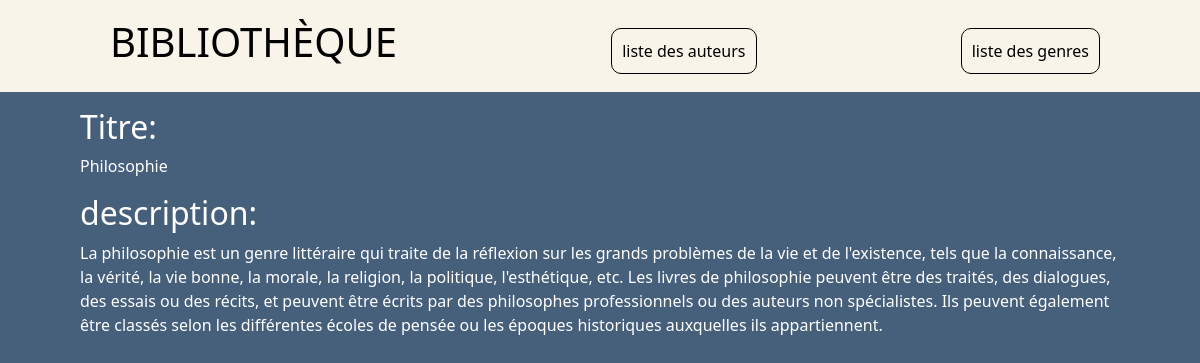
The page /bibliotheque/genres/Philosophie/ on the database its author committed.
### bibliotheque/models.py (models this page shows, shortened)
class Genre(models.Model):
    nom = models.CharField(max_length=255, primary_key=True, null=False)
    description = models.CharField(max_length=65000)

### bibliotheque/views.py (the view)
# urls.py: path('genres/<str:nom>/', views.genres, name='genre'),
def genres(request, nom = None):
    if nom != None:
        genre = Genre.objects.get(pk=nom)
        template = loader.get_template('bibliotheque/genre.html')
        context = {
            'genre': genre,
        }
    else:
        genres_list = Genre.objects.all()
        template = loader.get_template('bibliotheque/genres.html')
        context = {
            'genres_list': genres_list,
        }
    return HttpResponse(template.render(context, request))

### bibliotheque/templates/bibliotheque/genre.html
{% extends "./base_generic.html" %}
{% block content %}
<h2>Titre:</h2>
<p>{{genre.nom}}<p/>
<h2>description:</h2>
<p>{{genre.description}}<p/>
{% endblock %}

### bibliotheque/static/bibliotheque/styles.css (style rules this page uses)
body { background-color: rgb(70, 95, 122); padding: 0; margin: 0; }

### rows shown on the page
Genre: nom "Philosophie", description "La philosophie est un genre littéraire qui traite de la réflexion sur les grands problèmes de la vie et de l'existence, tels que la connaissance, la vérité, la vie bonne, la morale, la religion, la politique, l'esthétique, etc. Les livres de philosophie peuvent être des traités, des dialogues, des essais ou des récits, et peuvent être écrits par des philosophes professionnels ou des auteurs non spécialistes. Ils peuvent également être classés selon les différentes écoles de pensée ou les époques historiques auxquelles ils appartiennent."
